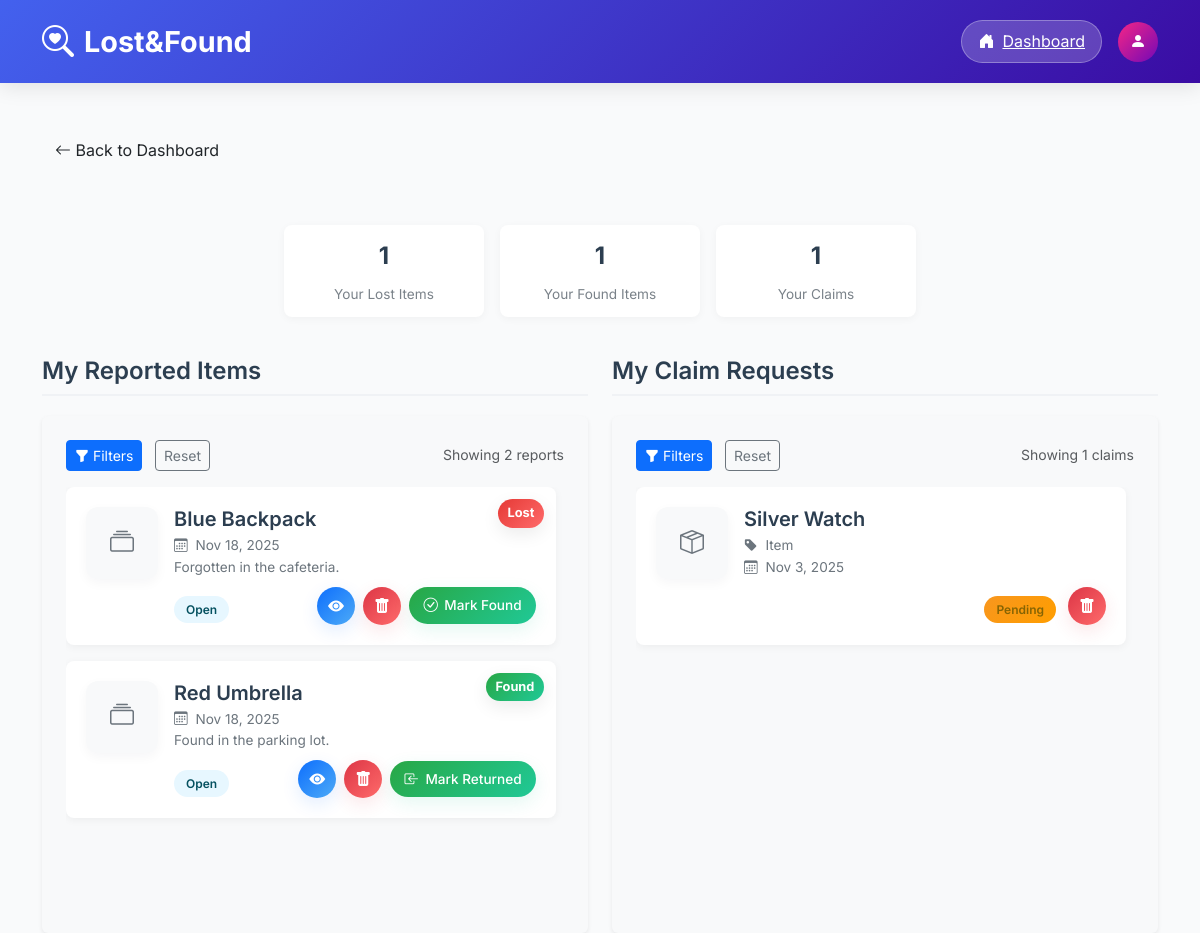
The app's page /pages/user/claim.php (signed in) with its own data.
### tables this page shows
CREATE TABLE LostItem (
    lost_id BIGINT AUTO_INCREMENT PRIMARY KEY,
    user_id BIGINT,
    item_name VARCHAR(100) NOT NULL,
    description TEXT,
    category VARCHAR(50),
    location VARCHAR(100),
    lost_date DATE,
    status ENUM('pending', 'claimed') DEFAULT 'pending',
    created_at DATETIME DEFAULT CURRENT_TIMESTAMP,
    FOREIGN KEY (user_id) REFERENCES User(user_id)
);

CREATE TABLE FoundItem (
    found_id BIGINT AUTO_INCREMENT PRIMARY KEY,
    user_id BIGINT,
    item_name VARCHAR(100) NOT NULL,
    description TEXT,
    category VARCHAR(50),
    location VARCHAR(100),
    found_date DATE,
    status ENUM('available', 'returned') DEFAULT 'available',
    created_at DATETIME DEFAULT CURRENT_TIMESTAMP,
    FOREIGN KEY (user_id) REFERENCES User(user_id)
);

CREATE TABLE ClaimRequest (
    claim_id BIGINT AUTO_INCREMENT PRIMARY KEY,
    found_id BIGINT,
    description VARCHAR(500),
    user_id BIGINT,
    status ENUM('pending', 'approved', 'rejected') DEFAULT 'pending',
    claim_date DATETIME DEFAULT CURRENT_TIMESTAMP,
    approver_id BIGINT NULL,
    approver_type ENUM('admin', 'staff') NULL,
    approved_date DATETIME NULL,
    FOREIGN KEY (found_id) REFERENCES FoundItem(found_id),
    FOREIGN KEY (user_id) REFERENCES User(user_id)
);

### pages/user/claim.php (the view, shortened to what the rows shown need)
<?php
require_once '../../config/userconfig.php';
$userId = $_SESSION['user_id'];
$claims = [];
$reportedItems = [];
$typeFilter = isset($_GET['type_filter']) ? $_GET['type_filter'] : 'all';
$statusFilter = isset($_GET['status_filter']) ? $_GET['status_filter'] : 'all';
$claimsPerPage = 5;
$reportsPerPage = 5;
$claimsPage = isset($_GET['claims_page']) ? (int)$_GET['claims_page'] : 1;
$reportsPage = isset($_GET['reports_page']) ? (int)$_GET['reports_page'] : 1;
try {
    $pdo = $pdo;
    $claimsOffset = ($claimsPage - 1) * $claimsPerPage;
    $limit = (int)$claimsPerPage;
    $offset = (int)$claimsOffset;
    try {
        $stmt = $pdo->prepare("CALL GetUserClaims(?)");
        $stmt->execute([$userId]);
        $allClaims = $stmt->fetchAll(PDO::FETCH_ASSOC);
        $claims = array_slice($allClaims, $offset, $limit);
    } catch (PDOException $e) {
        error_log('Claims Query Error: ' . $e->getMessage());
        $claims = [];
        $totalClaims = 0;
        $totalClaimsPages = 0;
    }
    $reportsOffset = ($reportsPage - 1) * $reportsPerPage;
    $lostItemsStmt = $pdo->prepare("CALL GetUserLostItems(?)");
    $lostItemsStmt->execute([$userId]);
    $lostItems = $lostItemsStmt->fetchAll(PDO::FETCH_ASSOC);
    $foundItemsStmt = $pdo->prepare("CALL GetUserFoundItems(?)");
    $foundItemsStmt->execute([$userId]);
    $foundItems = $foundItemsStmt->fetchAll(PDO::FETCH_ASSOC);
    $reportedItems = array_merge($lostItems, $foundItems);
    $reportedItems = array_filter($reportedItems, function($it) use ($typeFilter, $statusFilter) {
        if ($typeFilter !== 'all' && $it['item_type'] !== $typeFilter) return false;
        if ($statusFilter !== 'all') {
            $s = $it['status'] ?? '';
            if ($statusFilter === 'open' && !in_array($s, ['pending', 'available'])) return false;
            if ($statusFilter === 'closed' && !in_array($s, ['claimed', 'returned'])) return false;
        }
        return true;
    });
    usort($reportedItems, function($a, $b) {
        return strtotime($b['created_at']) <=> strtotime($a['created_at']);
    });
    $reportedItems = array_slice($reportedItems, $reportsOffset, $reportsPerPage);
} catch (PDOException $e) {
    error_log('Database Error: ' . $e->getMessage());
    $error = 'An error occurred while loading your claims and reports. Please try again later.';
}
$showDebugClaims = isset($_GET['debug_claims']) && $_GET['debug_claims'] == '1';
?>
<!DOCTYPE html>
<html lang="en">
<head>
    <link href="https://cdn.jsdelivr.net/npm/bootstrap@5.3.3/dist/css/bootstrap.min.css" rel="stylesheet">
    <link href="https://cdn.jsdelivr.net/npm/bootstrap-icons@1.11.3/font/bootstrap-icons.min.css" rel="stylesheet">
    <link rel="stylesheet" href="../../assets/style.css">
</head>
<body>
    <main class="container py-5">
        <div class="row g-4">
            <div class="col-lg-6">
                <div class="bg-light p-3 p-md-4 rounded shadow-sm h-100">
                    <?php if (empty($reportedItems)): ?>
                        <div class="empty-state">
                            <div class="empty-state-icon">
                                <i class="bi bi-inbox"></i>
                            </div>
                            <h5>No Reports Yet</h5>
                            <p>You haven't reported any items yet.<br>Start by reporting a lost or found item.</p>
                            <div class="mt-3">
                                <a href="lost.php" class="btn btn-primary me-2">
                                    <i class="bi bi-plus-circle me-1"></i> Report Lost Item
                                </a>
                                <a href="found.php" class="btn btn-outline-primary">
                                    <i class="bi bi-plus-circle me-1"></i> Report Found Item
                                </a>
                            </div>
                        </div>
                    <?php else: ?>
                        <div class="scrollable-box" id="reportedItems">
                            <?php foreach ($reportedItems as $item): ?>
                                <?php
                                    $raw = $item['status'] ?? '';
                                    if (in_array($raw, ['pending','available'])) { $disp = 'Open'; $cls = 'open'; }
                                    elseif (in_array($raw, ['claimed','returned'])) { $disp = 'Closed'; $cls = 'closed'; }
                                    else { $disp = ucfirst($raw); $cls = strtolower($raw); }
                                ?>
                                <div class="report-card d-flex align-items-start">
                                    <div class="item-type-badge <?php echo $item['item_type'] === 'lost' ? 'item-type-lost' : 'item-type-found'; ?>">
                                        <?php echo ucfirst($item['item_type']); ?>
                                    </div>
                                    <div class="item-image">
                                        <i class="bi bi-collection"></i>
                                    </div>
                                    <div class="item-details">
                                        <h5 class="item-title"><?php echo htmlspecialchars($item['item_name']); ?></h5>
                                        <div class="item-meta">
                                            <div><i class="bi bi-calendar3 me-1"></i> <?php echo date('M j, Y', strtotime($item['created_at'])); ?></div>
                                            <div class="text-truncate" style="max-width: 250px;" title="<?php echo htmlspecialchars($item['description']); ?>">
                                                <?php
                                                $shortDesc = strlen($item['description']) > 50
                                                    ? substr($item['description'], 0, 50) . '...'
                                                    : $item['description'];
                                                echo htmlspecialchars($shortDesc);
                                                ?>
                                            </div>
                                        </div>
                                        <div class="mt-2">
                                            <div class="d-flex justify-content-between align-items-center flex-wrap gap-2">
                                                <div>
                                                    <span class="status-badge status-<?php echo $cls; ?>">
                                                        <?php echo $disp; ?>
                                                    </span>
                                                </div>
                                                <div class="d-flex align-items-center gap-2 flex-wrap">
                                                    <a href="item_detail.php?type=<?php echo $item['item_type']; ?>&id=<?php echo $item['item_id']; ?>"
                                                       class="btn btn-sm btn-circle btn-view" title="View">
                                                        <i class="bi bi-eye-fill"></i>
                                                    </a>
                                                    <form method="post" class="d-inline" onsubmit="return confirm('Delete this report?');">
                                                        <button class="btn btn-sm btn-circle btn-delete" type="submit" title="Delete"><i class="bi bi-trash-fill"></i></button>
                                                    </form>
                                                    <?php if ($item['item_type'] === 'lost' && $item['status'] !== 'claimed'): ?>
                                                        <form method="post" class="d-inline" onsubmit="return confirm('Mark this lost item as found?');">
                                                            <button class="btn btn-sm btn-mark-text" type="submit" title="Mark Found"><i class="bi bi-check-circle"></i> Mark Found</button>
                                                        </form>
                                                    <?php elseif ($item['item_type'] === 'found' && $item['status'] !== 'returned'): ?>
                                                        <form method="post" class="d-inline" onsubmit="return confirm('Mark this found item as returned?');">
                                                            <button class="btn btn-sm btn-mark-text" type="submit" title="Mark Returned"><i class="bi bi-box-arrow-in-left"></i> Mark Returned</button>
                                                        </form>
                                                    <?php endif; ?>
                                                </div>
                                            </div>
                                        </div>
                                    </div>
                                </div>
                            <?php endforeach; ?>
                        </div>
                    <?php endif; ?>
                </div>
            </div>
            <div class="col-lg-6">
                <div class="bg-light p-3 p-md-4 rounded shadow-sm h-100">
                    <?php if (empty($claims)): ?>
                        <div class="empty-state">
                            <div class="empty-state-icon">
                                <i class="bi bi-clipboard-check"></i>
                            </div>
                            <h5>No Claims Yet</h5>
                            <p>You haven't made any claims yet.<br>Browse items to find what you're looking for.</p>
                            <a href="search.php" class="btn btn-primary mt-2">
                                <i class="bi bi-search me-1"></i> Browse Items
                            </a>
                            <?php if (!empty($showDebugClaims)): ?>
                                <div class="mt-3 text-start">
                                    <h6>Debug: raw ClaimRequest rows</h6>
                                    <pre style="max-height:200px; overflow:auto; background:#f8f9fa; padding:1rem; border-radius:6px; font-size:0.75rem;"><?php echo htmlspecialchars(print_r($rawClaims, true)); ?></pre>
                                    <h6 class="mt-3">Debug: JOIN query results</h6>
                                    <pre style="max-height:200px; overflow:auto; background:#f8f9fa; padding:1rem; border-radius:6px; font-size:0.75rem;"><?php echo htmlspecialchars(print_r($debugJoinResults, true)); ?></pre>
                                    <h6 class="mt-3">SQL used:</h6>
                                    <pre style="max-height:150px; overflow:auto; background:#f8f9fa; padding:1rem; border-radius:6px; font-size:0.7rem;"><?php echo htmlspecialchars($sql); ?></pre>
                                </div>
                            <?php endif; ?>
                        </div>
                    <?php else: ?>
                        <div class="scrollable-box" id="claimRequests">
                            <?php foreach ($claims as $claim): ?>
                                <div class="claim-card d-flex align-items-start">
                                    <div class="item-image">
                                        <i class="bi bi-box-seam"></i>
                                    </div>
                                    <div class="item-details">
                                        <h5 class="item-title"><?php echo htmlspecialchars($claim['item_name']); ?></h5>
                                        <div class="item-meta">
                                            <div><i class="bi bi-tag-fill me-1"></i> <?php echo ucfirst($claim['item_type']); ?> Item</div>
                                            <div><i class="bi bi-calendar3 me-1"></i> <?php echo date('M j, Y', strtotime($claim['claim_date'] ?? '')); ?></div>
                                        </div>
                                        <div class="d-flex align-items-center gap-2 mt-2">
                                            <div style="display:flex; gap: .75rem; align-items:center;">
                                                <span class="status-badge status-<?php echo strtolower($claim['status']); ?>">
                                                    <?php echo ucfirst($claim['status']); ?>
                                                </span>
                                                <div style="margin-left:auto;">
                                                    <form method="post" class="d-inline" onsubmit="return confirm('Delete this claim?');">
                                                        <button class="btn btn-sm btn-circle btn-delete" type="submit" title="Delete"><i class="bi bi-trash-fill"></i></button>
                                                    </form>
                                                </div>
                                            </div>
                                        </div>
                                    </div>
                                </div>
                            <?php endforeach; ?>
                        </div>
                    <?php endif; ?>
                </div>
            </div>
        </div>
    </main>
</body>
</html>

### records on screen
lostitem: item_type "Lost", item_name "Blue Backpack", created_at "Nov 18, 2025", description "Forgotten in the cafeteria.", status "Open"
founditem: item_type "Found", item_name "Red Umbrella", created_at "Nov 18, 2025", description "Found in the parking lot.", status "Open"
claimrequest: found.item_name "Silver Watch", claim_date "Nov 3, 2025", status "Pending"

### other values on screen
$userLostCount "1"
$userFoundCount "1"
$totalClaims "1"
$totalReportedItems "2"
